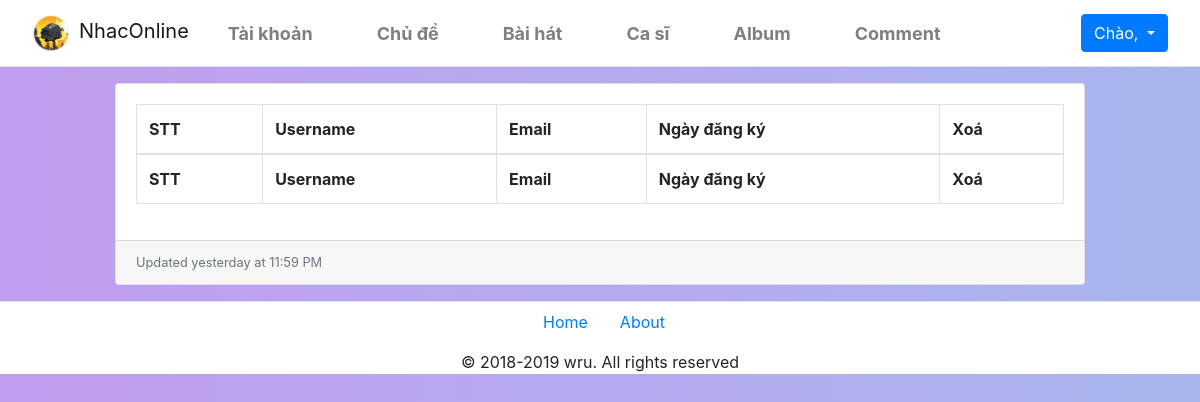
/Sources/admin/user.php, run on an earlier commit of the app's database.
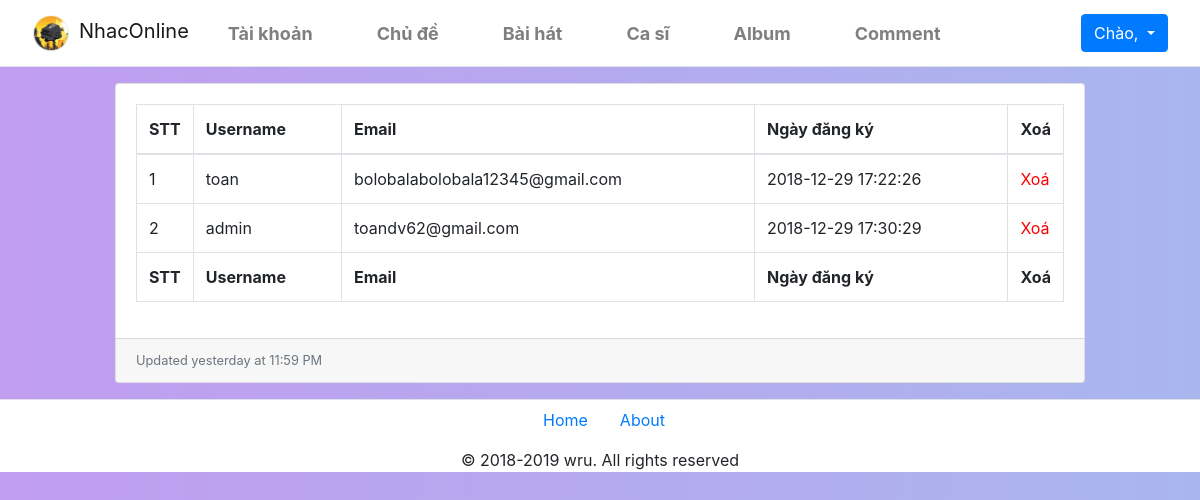
And on a later commit of the database.
### tables this page shows
CREATE TABLE `user` (
  `id` int(255) NOT NULL,
  `userName` varchar(100) NOT NULL,
  `passWord` varchar(100) NOT NULL,
  `hoten` varchar(200) DEFAULT NULL,
  `gioitinh` varchar(100) DEFAULT NULL,
  `ngaysinh` varchar(100) DEFAULT NULL,
  `diachi` varchar(100) DEFAULT NULL,
  `sdt` varchar(20) DEFAULT NULL,
  `email` varchar(100) NOT NULL,
  `level` int(1) NOT NULL DEFAULT '0',
  `code` varchar(100) NOT NULL,
  `active` int(1) DEFAULT NULL,
  `avatar` varchar(100) NOT NULL DEFAULT 'image/avatar.png',
  `ngaydangky` datetime NOT NULL DEFAULT CURRENT_TIMESTAMP
);

### Sources/admin/user.php (the view, shortened to what this page needs)
<!DOCTYPE html>
<html lang="en">
<head>
    <link href="css/bootstrap.min.css" rel="stylesheet">
    <link href="css/dataTables.bootstrap4.css" rel="stylesheet">
    <link rel="stylesheet" href="./css/fix.css">
</head>
<body>
    <?php
        include('header.php');
    ?>
    <main class="col-md-10 m-auto">
    <div class="card mb-3 mt-3">
        <div class="card-body">
            <div class="table-responsive">
                <table class="table table-bordered" id="dataTable" width="100%" cellspacing="0">
                    <thead>
                        <tr>
                            <th>STT</th>
                            <th>Username</th>
                            <th>Email</th>
                            <th>Ngày đăng ký</th>
                            <th>Xoá</a></th>
                        </tr>
                    </thead>
                    <tfoot>
                        <tr>
                            <th>STT</th>
                            <th>Username</th>
                            <th>Email</th>
                            <th>Ngày đăng ký</th>
                            <th>Xoá</a></th>
                        </tr>
                    </tfoot>
                    <tbody>
                    <?php
                        include('../php/connect.php');
                        $stt=1;
                        $result = mysqli_query($con,"Select * from user");
                        While($data = mysqli_fetch_assoc($result))
                        {
                            echo "<tr>";
                            echo "<td style='width:50px;'>$stt</td>";
                            echo "<td>$data[userName]</td>";
                            echo "<td>$data[email]</td>";
                            echo "<td>$data[ngaydangky]</td>";
                            echo "<td style='width:50px;'><a href='del_user.php?id=$data[id]' onclick=' return xacnhan();' style='color:red;'>Xoá</a></td>";
                        echo "</tr>";
                        $stt++;
                        }
                        ?>
                    </tbody>
                </table>
            </div>
        </div>
        <div class="card-footer small text-muted">Updated yesterday at 11:59 PM</div>
    </div>
    </main>
    <?php
        include('footer.php');
    ?>
</body>
</html>

What changed in the data, as far as the page shows it:
added user: userName "toan", email "bolobalabolobala12345@gmail.com", ngaydangky "2018-12-29 17:22:26"
added user: userName "admin", email "toandv62@gmail.com", ngaydangky "2018-12-29 17:30:29"
